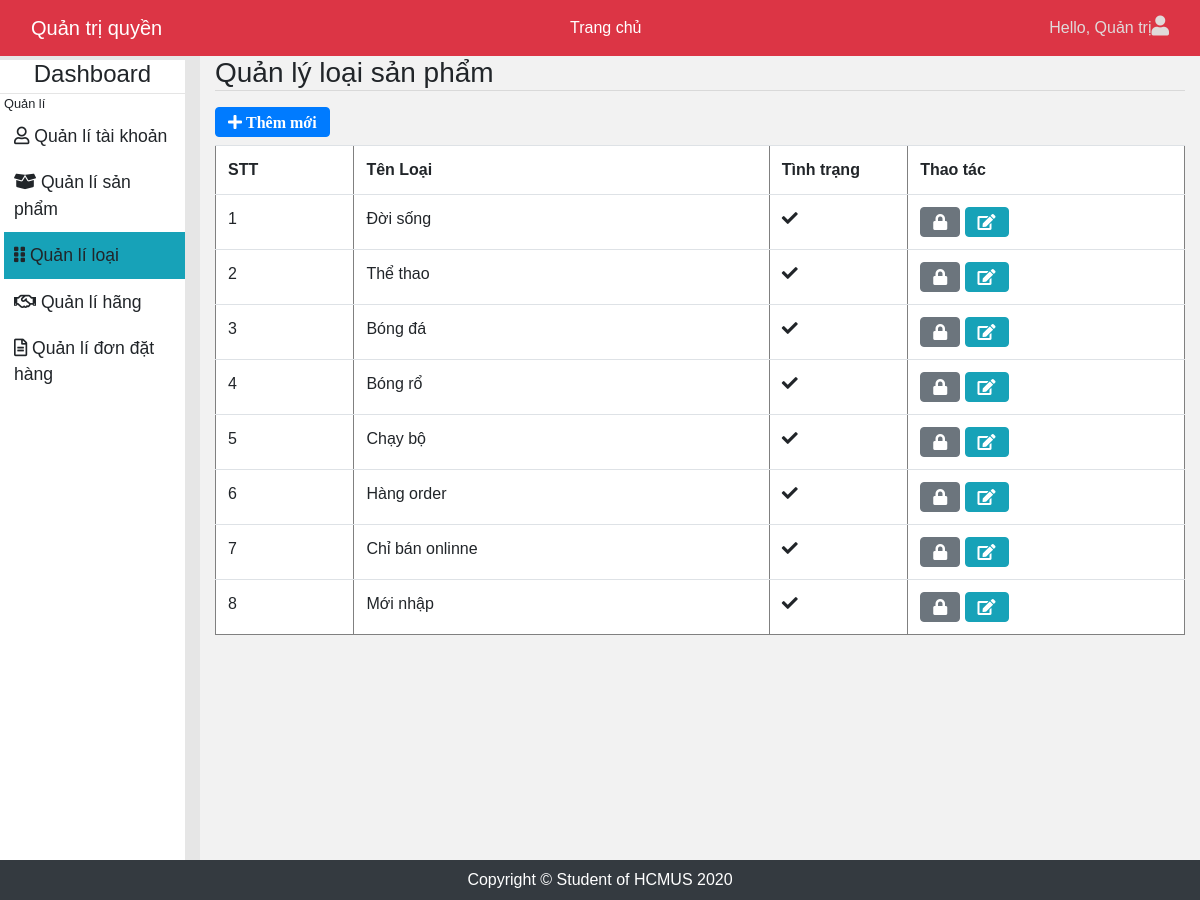
/admin/index.php?c=3 (signed in), run on the app's committed database.
### tables this page shows
CREATE TABLE IF NOT EXISTS `loaisanpham` (
  `MaLoaiSanPham` int(11) NOT NULL AUTO_INCREMENT,
  `TenLoaiSanPham` varchar(64) DEFAULT NULL,
  `BiXoa` tinyint(1) DEFAULT '0',
  PRIMARY KEY (`MaLoaiSanPham`)
);

### lib/DataProvider.php (called while the page is built, shortened)
<?php
class DataProvider
{
    public static function ExecuteQuery($sql)
    {
        $connection=mysqli_connect('acctive','root','','Shopgiay_db') or
        die("couldn't connect to acctive");
        mysqli_query($connection,"set names 'utf8'");
        $result = mysqli_query($connection,$sql);
        return $result;
    }
}
?>

### admin/pages/qlLoai/pDanhSach.php (the view)
<a href="index.php?c=3&a=3">
<i class="fa fa-plus mb-2 btn btn-primary"> Thêm mới</i>
</a>
<table class="table" cellspacing="0" border="1">
    <tr>
       <th width="100">STT</th>
       <th width="300"> Tên Loại</th>
       <th width="100">Tình trạng</th>
       <th width="200">Thao tác</th>
    </tr>
    <?php
       $sql = "SELECT *FROM LoaiSanPham";
              $result = DataProvider::ExecuteQuery($sql);
              $i=1;
              while ($row = mysqli_fetch_array($result))
              {
                  ?>
                  <tr>
                       <td><?php echo $i++; ?></td>
                       <td><?php echo $row["TenLoaiSanPham"]; ?></td>
                  <td>
                      <?php
                if ($row["BiXoa"] == 1)
                echo '<i class="fa fa-ban"></i>';
                else
                echo '<i class="fa fa-check"></i>';
                       ?>
                  </td>
                  <td>
                     <a href="pages/qlLoai/xlKhoa.php?id=<?php echo $row["MaLoaiSanPham"] ?>">
                     <i class="fa fa-lock btn btn-secondary"></i>
                    </a>
                    <a href="index.php?c=3&a=2&id=<?php echo $row["MaLoaiSanPham"] ?> ">
                    <i class="fa fa-edit btn btn-info"></i>
                    </a>
                </td>
             </tr>
         <?php
     }
 ?>
</table>

### admin/css/style.css (style rules this page uses)
body { font-family: 'Poppins', sans-serif; background: #e6e6e6; margin-top: 56px; }
.table { background-color:white ; }
a, a:hover, a:focus { color: inherit; text-decoration: none; transition: all 0.3s; }

### data on the page
loaisanpham: TenLoaiSanPham "Đời sống", BiXoa 0 (drawn)
loaisanpham: TenLoaiSanPham "Thể thao", BiXoa 0 (drawn)
loaisanpham: TenLoaiSanPham "Bóng đá", BiXoa 0 (drawn)
loaisanpham: TenLoaiSanPham "Bóng rổ", BiXoa 0 (drawn)
loaisanpham: TenLoaiSanPham "Chạy bộ", BiXoa 0 (drawn)
loaisanpham: TenLoaiSanPham "Hàng order", BiXoa 0 (drawn)
loaisanpham: TenLoaiSanPham "Chỉ bán onlinne", BiXoa 0 (drawn)
loaisanpham: TenLoaiSanPham "Mới nhập", BiXoa 0 (drawn)

### other printed values
$_SESSION["TenHienThi"] "Quản trị"
